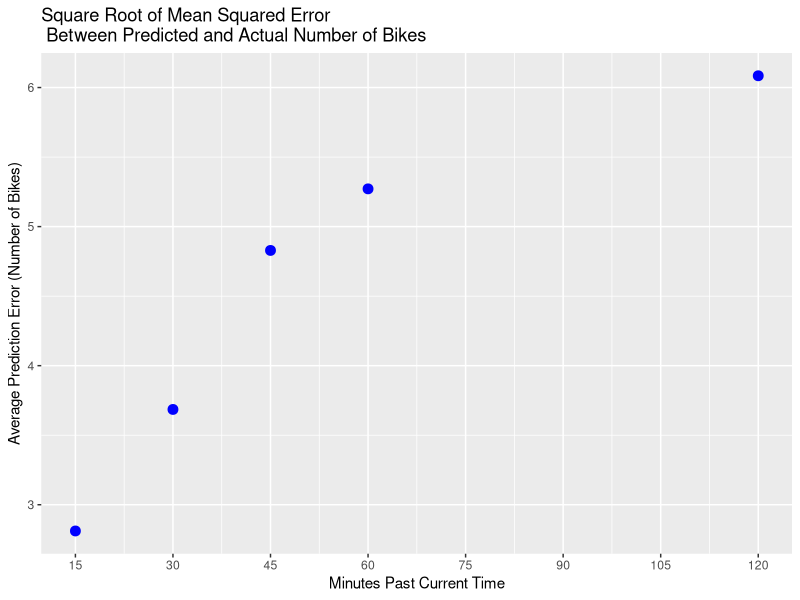
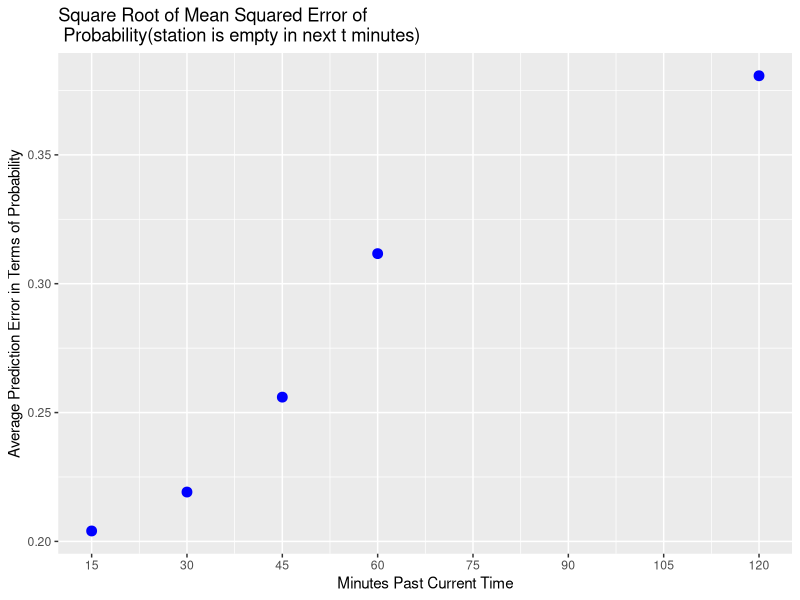

Write the R code that produced these figures, in order.
library(ggplot2)

# the following mse calculations came from another script (/home/ubuntu/bikeshare/model/ipython_explore/poisson_web)
mse = sqrt(c(7.9036757471653702, 13.581129739842908, 23.315972323027047, 27.788117933581713, 37.022093998483889))
mse_ind = sqrt(c(0.041638038096159742, 0.048030072095611359, 0.065528378574539123, 0.097135731681747078, 0.14491540459024851))
minutes = c(15,30,45,60,120)


mse_object = as.data.frame(cbind(minutes, mse))
colnames(mse_object) = c('x','y')

mse_plot <- ggplot(mse_object, aes(x,y))
mse_plot + geom_point(data = mse_object, color = 'blue', size = 3) + labs(x = 'Minutes Past Current Time', y = 'Average Prediction Error (Number of Bikes)', title = "Square Root of Mean Squared Error \n Between Predicted and Actual Number of Bikes") + scale_x_continuous(breaks=c(15,30,45,60,75,90,105,120))

mse_ind_object = as.data.frame(cbind(minutes, mse_ind))
colnames(mse_ind_object) = c('x','y')

mse_ind_plot <- ggplot(mse_ind_object, aes(x,y))
mse_ind_plot + geom_point(data = mse_ind_object, color = 'blue', size = 3) + 
  labs(x = 'Minutes Past Current Time', y = 'Average Prediction Error in Terms of Probability', 
       title = "Square Root of Mean Squared Error of \n Probability(station is empty in next t minutes)") + scale_x_continuous(breaks=c(15,30,45,60,75,90,105,120))
